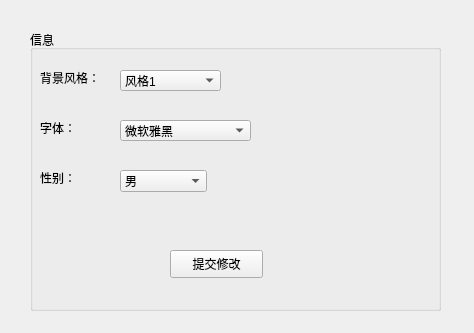
<?xml version="1.0" encoding="UTF-8"?>
<ui version="4.0">
 <class>ConfEdit</class>
 <widget class="QWidget" name="ConfEdit">
  <property name="geometry">
   <rect>
    <x>0</x>
    <y>0</y>
    <width>474</width>
    <height>333</height>
   </rect>
  </property>
  <property name="windowTitle">
   <string>Form</string>
  </property>
  <widget class="QGroupBox" name="groupBox">
   <property name="geometry">
    <rect>
     <x>30</x>
     <y>30</y>
     <width>411</width>
     <height>281</height>
    </rect>
   </property>
   <property name="title">
    <string>信息</string>
   </property>
   <widget class="QComboBox" name="comboBoxStyle">
    <property name="geometry">
     <rect>
      <x>90</x>
      <y>40</y>
      <width>101</width>
      <height>21</height>
     </rect>
    </property>
    <item>
     <property name="text">
      <string>风格1</string>
     </property>
    </item>
    <item>
     <property name="text">
      <string>风格2</string>
     </property>
    </item>
    <item>
     <property name="text">
      <string>风格3</string>
     </property>
    </item>
    <item>
     <property name="text">
      <string>风格4</string>
     </property>
    </item>
    <item>
     <property name="text">
      <string>风格5</string>
     </property>
    </item>
   </widget>
   <widget class="QLabel" name="label">
    <property name="geometry">
     <rect>
      <x>10</x>
      <y>40</y>
      <width>72</width>
      <height>15</height>
     </rect>
    </property>
    <property name="text">
     <string>背景风格：</string>
    </property>
   </widget>
   <widget class="QLabel" name="label_2">
    <property name="geometry">
     <rect>
      <x>10</x>
      <y>90</y>
      <width>72</width>
      <height>15</height>
     </rect>
    </property>
    <property name="text">
     <string>字体：</string>
    </property>
   </widget>
   <widget class="QComboBox" name="comboBoxFont">
    <property name="geometry">
     <rect>
      <x>90</x>
      <y>90</y>
      <width>131</width>
      <height>21</height>
     </rect>
    </property>
    <item>
     <property name="text">
      <string>微软雅黑</string>
     </property>
    </item>
    <item>
     <property name="text">
      <string>华文中宋</string>
     </property>
    </item>
    <item>
     <property name="text">
      <string>方正舒体</string>
     </property>
    </item>
    <item>
     <property name="text">
      <string>楷体</string>
     </property>
    </item>
    <item>
     <property name="text">
      <string>幼圆</string>
     </property>
    </item>
   </widget>
   <widget class="QLabel" name="label_3">
    <property name="geometry">
     <rect>
      <x>10</x>
      <y>140</y>
      <width>72</width>
      <height>15</height>
     </rect>
    </property>
    <property name="text">
     <string>性别：</string>
    </property>
   </widget>
   <widget class="QComboBox" name="comboBoxGender">
    <property name="geometry">
     <rect>
      <x>90</x>
      <y>140</y>
      <width>87</width>
      <height>22</height>
     </rect>
    </property>
    <item>
     <property name="text">
      <string>男</string>
     </property>
    </item>
    <item>
     <property name="text">
      <string>女</string>
     </property>
    </item>
   </widget>
   <widget class="QPushButton" name="pushButton">
    <property name="geometry">
     <rect>
      <x>140</x>
      <y>220</y>
      <width>93</width>
      <height>28</height>
     </rect>
    </property>
    <property name="text">
     <string>提交修改</string>
    </property>
   </widget>
  </widget>
 </widget>
 <resources/>
 <connections/>
</ui>
